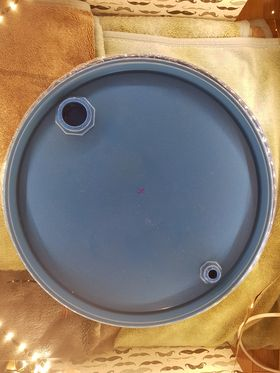
#> input picture Source/Barrel.jpg, 280 x 373 px
$ python Barrel_competition.py
#> lines starting #> are read from the running program, lines starting #| are printed output that depends on the picture; after the words box and inside, x2 and y2 are one past the last pixel; in counts of white or black regions, pixels touching at a corner belong together; long printed decimals are rounded
import cv2
import numpy as np
import copy

barrel_dir = 'Barrel.jpg'
barrel_lid_real = 57.0 / 2

def competition_barrel_measuring(dir, real_r):
#> called with dir = 'Barrel.jpg', real_r = 28.5
    treshold_high = np.array([110,110,110]) #np.array([100,100,100])
    treshold_low = np.array([0,0,0])

    min_size = 60
    min_size_big = 1000
    max_size = 700
    max_size_small = 80
    gaussian = 2

    original = cv2.imread(barrel_dir)
#> original is the input picture: shape (373, 280, 3); mean B, G, R 111.8, 128.2, 142.9

    gaussian= cv2.GaussianBlur(original,(5,5),gaussian)
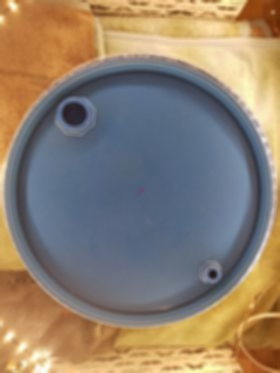
#> gaussian: shape (373, 280, 3); mean B, G, R 111.8, 128.2, 142.9

    color_filter = cv2.inRange(gaussian, treshold_low, treshold_high)
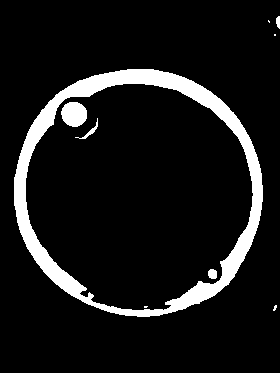
#> color_filter: shape (373, 280); 9.7% white; 9 white regions (4 under 20 px), largest, box (x1, y1, x2, y2) and area: (14, 69, 263, 317) 9385, (61, 102, 87, 127) 512, (75, 118, 98, 139) 80, (208, 269, 217, 279) 77, (276, 16, 280, 29) 41

    nb_components, output, stats, centroids = cv2.connectedComponentsWithStats(color_filter, connectivity=8)
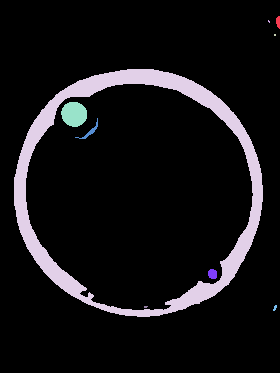
#> output: shape (373, 280) int32; 10 distinct labels, from 0 to 9; one colour per label, 0 black
#> nb_components = 10; stats = [[0, 0, 280, 373, 94315], [276, 16, 4, 13, 41], [268, 20, 2, 3, 4], [274, 34, 2, 2, 4], [14, 69, 249, 248, 9385], [61, 102, 26, 25, 512], [75, 118, 23, 21, 80], [208, 269, 9, 10, 77], [273, 305, 4, 6, 15], [144, 306, 4, 2, 7]]; centroids = [[140, 186.6], [277.8, 21.51], [268.5, 21], [274.5, 34.5], [137.3, 183.9], [73.7, 113.8], [89.81, 131.1], [212.1, 273.6], [274.6, 307.5], [145.3, 306.4]]
    sizes = stats[1:, -1]; nb_components = nb_components - 1
#> after `sizes = stats[1:, -1]`: sizes = [41, 4, 4, 9385, 512, 80, 77, 15, 7]
#> after `nb_components = nb_components - 1`: nb_components = 9
    size_filter = np.zeros((output.shape))
    for i in range(0, nb_components):
        if sizes[i] >= min_size_big:
            size_filter[output == i + 1] = 255
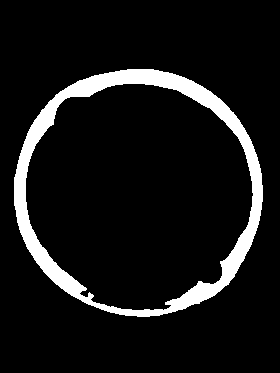
#> size_filter: shape (373, 280) float64; 9% white; 1 white region, box (x1, y1, x2, y2) and area: (14, 69, 263, 317) 9385

    sizes = stats[1:, -1]; nb_components = nb_components - 1
#> after `nb_components = nb_components - 1`: nb_components = 8
    size_filter1 = np.zeros((output.shape))
    for i in range(0, nb_components):
        if sizes[i] <= max_size and sizes[i] >= min_size:
            size_filter1[output == i + 1] = 255
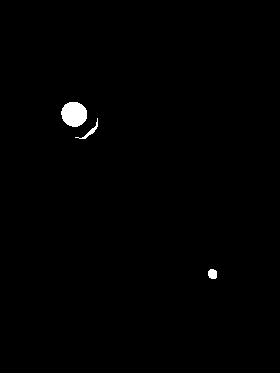
#> size_filter1: shape (373, 280) float64; 0.64% white; 3 white regions, box (x1, y1, x2, y2) and area: (61, 102, 87, 127) 512, (75, 118, 98, 139) 80, (208, 269, 217, 279) 77

    sizes = stats[1:, -1]; nb_components = nb_components - 1
#> after `nb_components = nb_components - 1`: nb_components = 7
    size_filter2 = np.zeros((output.shape))
    for i in range(0, nb_components):
        if sizes[i] <= max_size_small and sizes[i] >= min_size:
            size_filter2[output == i + 1] = 255
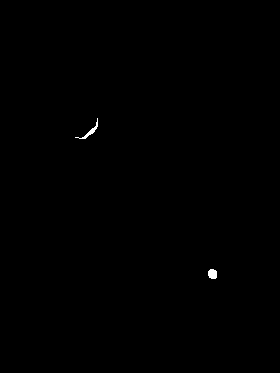
#> size_filter2: shape (373, 280) float64; 0.15% white; 2 white regions, box (x1, y1, x2, y2) and area: (75, 118, 98, 139) 80, (208, 269, 217, 279) 77

    size_filter = cv2.convertScaleAbs(size_filter)
    size_filter = np.reshape(size_filter, (373, 280, 1))

    size_filter1 = cv2.convertScaleAbs(size_filter1)
    size_filter1 = np.reshape(size_filter1, (373, 280, 1))

    size_filter2 = cv2.convertScaleAbs(size_filter2)
    size_filter2 = np.reshape(size_filter2, (373, 280, 1))

    edges = cv2.Canny(size_filter,100,200, apertureSize = 7)
#> edges: shape (373, 280); 1.6% white in thin lines or dots, all inside (x1, y1, x2, y2) = (13, 68, 263, 317)
    edges1 = cv2.Canny(size_filter1,100,200, apertureSize = 7)
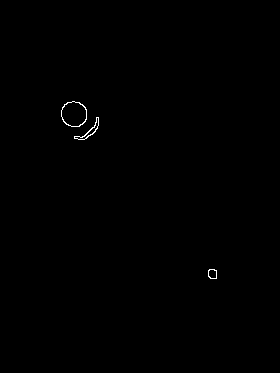
#> edges1: shape (373, 280); 0.21% white in thin lines or dots, all inside (x1, y1, x2, y2) = (61, 101, 217, 279)

    circles = cv2.HoughCircles(edges, cv2.HOUGH_GRADIENT, dp=1.5, minDist=40)  #cv2.cvtColor(original, cv2.COLOR_BGR2GRAY)
#> circles = [[138.8, 192.8, 124.5]]
    # ensure at least some circles were found
    if circles is not None:
        # convert the (x, y) coordinates and radius of the circles to integers
        circles = np.round(circles[0, :]).astype("int")
#> circles = [[139, 193, 124]]
        # loop over the (x, y) coordinates and radius of the circles

    barrel_lid = {'x': circles[0, 0], 'y': circles[0, 1], 'r': circles[0, 2]}
#> barrel_lid = {'x': 139, 'y': 193, 'r': 124}

    circles = cv2.HoughCircles(edges1, cv2.HOUGH_GRADIENT, dp=4, minDist=40)  #cv2.cvtColor(original, cv2.COLOR_BGR2GRAY)
#> circles = [[74, 114, 12.8]]
    # ensure at least some circles were found
    if circles is not None:
        # convert the (x, y) coordinates and radius of the circles to integers
        circles = np.round(circles[0, :]).astype("int")
#> circles = [[74, 114, 13]]
        # loop over the (x, y) coordinates and radius of the circles

    barrel_big_cap = {'x': circles[0, 0], 'y': circles[0, 1], 'r': circles[0, 2]}
#> barrel_big_cap = {'x': 74, 'y': 114, 'r': 13}

    # for smallest hole it might be better to find the blob center
    params = cv2.SimpleBlobDetector_Params()
    # all filters are disabled
    params.filterByColor = False
    params.filterByArea = False
    params.filterByConvexity = False
    params.filterByInertia = False
    # only the circurality
    params.filterByCircularity = True


    detector = cv2.SimpleBlobDetector_create(params)
    keypoints = detector.detect(size_filter2)
#> keypoints = 1 keypoints; (x, y, size): (212, 274, 9.1)

    x = int(keypoints[0].pt[0])
#> x = 212
    y = int(keypoints[0].pt[1])
#> y = 273
    r = int(keypoints[0].size/2)
#> r = 4

    barrel_small_cap = {'x': x, 'y': y, 'r': r}
#> barrel_small_cap = {'x': 212, 'y': 273, 'r': 4}


    big_cap_dist = np.sqrt((barrel_big_cap['x']-barrel_lid['x'])**2 + (barrel_big_cap['y']-barrel_lid['y'])**2)
#> big_cap_dist = 102.3
    small_cap_dist = np.sqrt((barrel_small_cap['x']-barrel_lid['x'])**2 + (barrel_small_cap['y']-barrel_lid['y'])**2)
#> small_cap_dist = 108.3

    map_pix_mm = barrel_lid_real/barrel_lid['r']
#> map_pix_mm = 0.23

    big_cap_dist = big_cap_dist * map_pix_mm
#> big_cap_dist = 23.51
    small_cap_dist = small_cap_dist * map_pix_mm
#> small_cap_dist = 24.89

    return big_cap_dist, small_cap_dist


big_cap_dist, small_cap_dist = competition_barrel_measuring(barrel_dir, barrel_lid_real)
#> big_cap_dist = 23.51; small_cap_dist = 24.89

print(big_cap_dist)
#| 23.513
print(small_cap_dist)
#| 24.892
